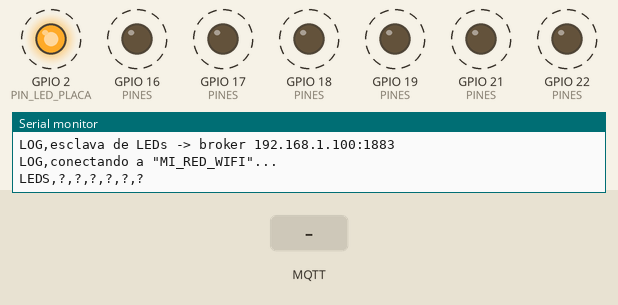
Recording of a sketch running on a simulated ESP32. Parts: output pins drawn as LEDs (lit = HIGH), the last lines printed to the serial monitor. Dashed ring = blinking. Inputs (shaded band) come from the test bench. WiFi joins after 1.5 s; servers stay silent unless stated; no MQTT or app messages arrive unless stated.

Above: at 2.15 s.
2.2 s: MQTT message "LENTO" arrives on the first subscribed topic
At 2.62 s:
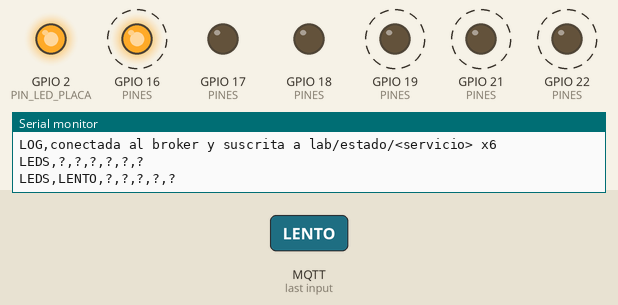
5.2 s: MQTT message "CAIDO" arrives on the first subscribed topic
8.2 s: MQTT message "OK" arrives on the second subscribed topic
At 8.8 s:
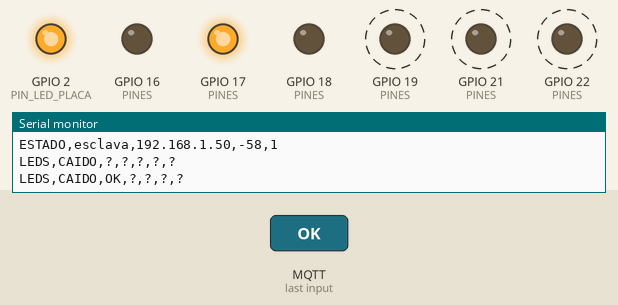
11.2 s: MQTT message "OK" arrives on the first subscribed topic
At 12.8 s:
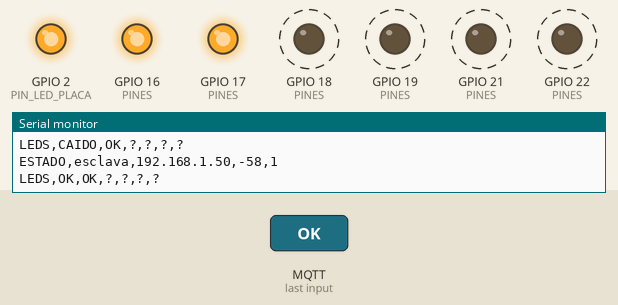
14.2 s: MQTT message "CAIDO" arrives on the second subscribed topic
At 15.8 s:
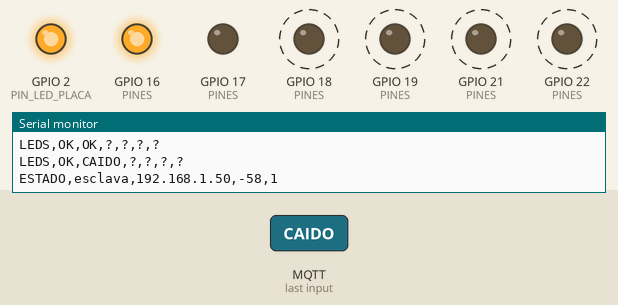
17.2 s: MQTT message "OK" arrives on the third subscribed topic
Timing chart, 0 to 21.2 s (numbered marks = the images above; inputs shaded):
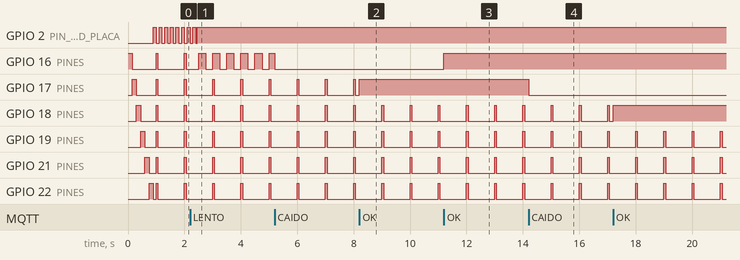

The sketch:

esp32_esclava_leds.ino
```cpp
// esp32_esclava_leds.ino - Panel fisico de estado del laboratorio: seis LEDs, uno por contenedor de
// las zonas (player-1, player-2, player-3, sim-spot, sim-pepper, sim-nao), que siguen lo que publica
// el admin por MQTT.
//
// Papel maestro-esclavo: esta placa NO mide ni decide nada. Quien decide si un servicio esta OK,
// LENTO o CAIDO es el admin (plano de administracion, VLAN 3): junta los latidos HB de cada
// contenedor, calcula latencia, jitter y disponibilidad, y publica el veredicto retenido en
// lab/estado/<servicio>. La esclava solo se suscribe a esos seis topicos y obedece: pinta en cada
// LED lo que diga el ultimo mensaje. Si manana cambia el criterio de "LENTO" (otro umbral de
// latencia, por ejemplo), se cambia solo en el admin y la placa no se toca. Es la misma idea que
// las maestras de las zonas pero al reves: aquellas MANDAN datos y no escuchan ordenes; esta
// RECIBE ordenes y no manda datos (salvo su propio latido y su "estoy viva").
//
//   LED encendido fijo      OK      (el servicio late a tiempo)
//   parpadeo a 2 Hz         LENTO   (late, pero con latencia o jitter por encima del umbral)
//   apagado                 CAIDO   (el admin dejo de recibir sus latidos)
//   destello corto cada 1 s ?       (todavia no llego ningun estado de ese servicio, o el texto
//                                    no es ninguno de los tres)
//   una luz que recorre los seis LEDs de un lado a otro (vaiven): SIN BROKER hace mas de 5 s.
//     Se eligio un patron en MOVIMIENTO a proposito: cada estado de servicio es un LED quieto,
//     prendido, apagado o parpadeando EN SU LUGAR y todos al mismo ritmo; ninguna combinacion de
//     estados produce una luz que se desplaza. Asi nadie confunde "no se nada" con "todo caido"
//     (todo apagado) ni con "todo bien" (todo prendido), que es justo el error peligroso de un
//     panel de monitoreo: mostrar como vigente un estado viejo. Los primeros 5 s sin broker se
//     sigue mostrando lo ultimo que se supo (un corte cortito del WiFi no debe borrar el panel).
//   LED azul de la placa (GPIO 2): fijo = conectada al broker; parpadeo lento (1 Hz) = hay WiFi
//     pero no broker; parpadeo rapido (5 Hz) = sin WiFi.
//
// Ademas publica lab/vivo/esclava = 1 (retenido) al conectar, con testamento (LWT) = 0: si la placa
// se desenchufa, el broker publica el 0 solo, y el admin sabe que el panel fisico no esta. Y manda
// HB,esclava,<seq>,<t_ms> por UDP al admin cada 1 s, como cualquier servicio del laboratorio.
//
// Serie (115200):
//   LEDS,<player-1>,<player-2>,<player-3>,<sim-spot>,<sim-pepper>,<sim-nao>   (OK/LENTO/CAIDO/?)
//       al cambiar algo y cada 2 s
//   ESTADO,esclava,<ip>,<rssi>,<mqtt ok 0/1>   cada 2 s
//
// Compilar: arduino-cli compile -b esp32:esp32:esp32 firmware/esp32_esclava_leds
// (necesita la libreria PubSubClient: arduino-cli lib install PubSubClient)

#include <WiFi.h>
#include <WiFiUdp.h>
#include <PubSubClient.h>

#include "config.h"

// =============================================================================================
// Estado global
// =============================================================================================

// Estado de cada servicio tal como lo publico el admin. DESCONOCIDO = todavia nada o texto raro.
enum Estado { E_DESCONOCIDO = 0, E_OK, E_LENTO, E_CAIDO };
const char* const TEXTO_ESTADO[] = {"?", "OK", "LENTO", "CAIDO"};

const uint8_t PINES[N_SERVICIOS] = PINES_LEDS;
const char* const SERVICIO[N_SERVICIOS] = SERVICIOS;
Estado estado[N_SERVICIOS];
bool cambioPendiente = true;   // imprimir LEDS en la proxima vuelta

const IPAddress IP_PC(IP_PC_0, IP_PC_1, IP_PC_2, IP_PC_3);

WiFiClient red;               // la conexion TCP al broker
PubSubClient mqtt(red);
WiFiUDP udp;                  // solo para el HB
bool udpAbierto = false;

bool wifiAntes = false;
bool mqttAntes = false;
uint32_t tReintentoWifiMs = 0;
uint32_t tReintentoMqttMs = 0;
uint32_t tSinBrokerDesdeMs = 0;   // desde cuando NO hay broker (o desde el arranque)
bool modoSinBroker = false;       // ya pasaron SIN_BROKER_MS sin broker

uint32_t seqHb = 0;
uint32_t tHbMs = 0, tLedsMs = 0, tEstadoMs = 0;

// =============================================================================================
// Estados de los servicios
// =============================================================================================

int indiceServicio(const char* nombre) {
  for (int i = 0; i < N_SERVICIOS; i++) {
    if (strcmp(nombre, SERVICIO[i]) == 0) return i;
  }
  return -1;
}

Estado estadoDeTexto(const char* t) {
  if (strcmp(t, "OK") == 0) return E_OK;
  if (strcmp(t, "LENTO") == 0) return E_LENTO;
  if (strcmp(t, "CAIDO") == 0) return E_CAIDO;
  return E_DESCONOCIDO;
}

void ponerEstado(int i, Estado e) {
  if (estado[i] != e) {
    estado[i] = e;
    cambioPendiente = true;
  }
}

void imprimirLeds() {
  Serial.print("LEDS");
  for (int i = 0; i < N_SERVICIOS; i++) {
    Serial.print(',');
    Serial.print(TEXTO_ESTADO[estado[i]]);
  }
  Serial.println();
}

// Llega un mensaje de un topico suscrito. PubSubClient entrega el payload SIN '\0' al final, asi
// que se copia a un buffer propio (y se recortan espacios y saltos de linea por si el admin manda
// "OK\n").
void alRecibir(char* topico, byte* payload, unsigned int largo) {
  const char* prefijo = "lab/estado/";
  size_t lp = strlen(prefijo);
  if (strncmp(topico, prefijo, lp) != 0) return;
  int i = indiceServicio(topico + lp);
  if (i < 0) return;   // un servicio que no tiene LED (track-server, por ejemplo)
  char texto[16];
  unsigned int n = largo < sizeof(texto) - 1 ? largo : sizeof(texto) - 1;
  memcpy(texto, payload, n);
  texto[n] = '\0';
  while (n > 0 && (texto[n - 1] == ' ' || texto[n - 1] == '\n' || texto[n - 1] == '\r')) texto[--n] = '\0';
  ponerEstado(i, estadoDeTexto(texto));
}

// =============================================================================================
// WiFi y MQTT
// =============================================================================================

bool wifiArriba() { return WiFi.status() == WL_CONNECTED; }

void configurarIpFija() {
#if USAR_IP_FIJA
  IPAddress ip(IP_RED_0, IP_RED_1, IP_RED_2, IP_FIJA_ULTIMO);
  IPAddress puerta(IP_RED_0, IP_RED_1, IP_RED_2, IP_PUERTA_ULTIMO);
  WiFi.config(ip, puerta, IPAddress(255, 255, 255, 0), puerta);
#endif
}

void iniciarWifi() {
  WiFi.persistent(false);
  WiFi.mode(WIFI_STA);
  WiFi.setSleep(false);       // sin ahorro de energia: los mensajes MQTT llegan sin esperar al beacon
  WiFi.setAutoReconnect(true);
  configurarIpFija();
  WiFi.begin(WIFI_SSID, WIFI_CLAVE);   // no bloquea
  tReintentoWifiMs = millis();
  Serial.printf("LOG,conectando a \"%s\"...\n", WIFI_SSID);
}

void gestionarWifi(uint32_t ahora) {
  bool arriba = wifiArriba();
  if (arriba && !wifiAntes) {
    Serial.printf("LOG,WiFi conectado: IP %s, RSSI %d dBm, broker %s:%d\n",
                  WiFi.localIP().toString().c_str(), (int)WiFi.RSSI(), IP_PC.toString().c_str(),
                  PUERTO_MQTT);
    udp.stop();
    udpAbierto = udp.begin(PUERTO_LOCAL) == 1;
    tReintentoMqttMs = ahora - REINTENTO_MQTT_MS;   // intentar el broker ya, sin esperar
  } else if (!arriba && wifiAntes) {
    Serial.println("LOG,WiFi perdido; reintentando sin detener el programa");
    udp.stop();
    udpAbierto = false;
    // Se cierra el socket TCP del broker a mano: sin WiFi, el socket puede seguir "conectado" para
    // el sistema hasta que venza el timeout de TCP, y mqtt.connected() diria que si durante ese
    // rato (el contador de "sin broker" no arrancaria). stop() no manda DISCONNECT, asi que el
    // broker, cuando note el corte, publica el LWT como corresponde.
    red.stop();
    tReintentoWifiMs = ahora;
  }
  wifiAntes = arriba;
  if (!arriba && (uint32_t)(ahora - tReintentoWifiMs) >= REINTENTO_WIFI_MS) {
    tReintentoWifiMs = ahora;
    WiFi.disconnect();
    configurarIpFija();
    WiFi.begin(WIFI_SSID, WIFI_CLAVE);
  }
}

// Intenta conectar al broker. Es la UNICA parte que puede frenar el loop un rato: PubSubClient
// abre la conexion TCP y espera el CONNACK de forma bloqueante. Se acota asi:
//   - el connect() TCP tiene un tope de TIMEOUT_TCP_MS (si el PC no existe en esa IP);
//   - si el PC existe pero Docker no publica el 1883, Windows contesta RST al instante;
//   - la espera del CONNACK tiene un tope de 1 s (setSocketTimeout);
//   - y solo se intenta cada REINTENTO_MQTT_MS.
// En el peor caso el loop se frena menos de 2 s cada 2 s MIENTRAS NO HAY BROKER (cuando ya se esta
// mostrando el patron "sin broker", que solo se ve un poco entrecortado). Con broker no frena nunca.
void conectarMqtt() {
  Serial.printf("LOG,conectando al broker %s:%d...\n", IP_PC.toString().c_str(), PUERTO_MQTT);
  // connect(id, usuario, clave, topicoLWT, qosLWT, retenerLWT, mensajeLWT, sesionLimpia)
  bool ok = mqtt.connect(CLIENT_ID_MQTT, nullptr, nullptr, "lab/vivo/" NOMBRE_SERVICIO, 1, true, "0",
                         true);
  if (!ok) {
    Serial.printf("LOG,broker no disponible (estado %d)\n", mqtt.state());
    return;
  }
  mqtt.publish("lab/vivo/" NOMBRE_SERVICIO, "1", true);   // retenido: "estoy viva"
  // Una suscripcion por servicio (y no lab/estado/#) para recibir SOLO los seis que tienen LED.
  // Como el admin publica los estados RETENIDOS, el broker manda el ultimo de cada uno apenas nos
  // suscribimos: el panel se pone al dia al instante despues de un arranque o una reconexion.
  char topico[40];
  for (int i = 0; i < N_SERVICIOS; i++) {
    snprintf(topico, sizeof(topico), "lab/estado/%s", SERVICIO[i]);
    mqtt.subscribe(topico, 1);
  }
  Serial.println("LOG,conectada al broker y suscrita a lab/estado/<servicio> x6");
}

void gestionarMqtt(uint32_t ahora) {
  if (wifiArriba()) {
    if (mqtt.connected()) {
      mqtt.loop();   // atiende lo que llegue (llama a alRecibir) y manda el PINGREQ del keepalive
    } else if ((uint32_t)(ahora - tReintentoMqttMs) >= REINTENTO_MQTT_MS) {
      tReintentoMqttMs = ahora;
      conectarMqtt();
      ahora = millis();   // conectarMqtt pudo tardar: el resto usa la hora nueva
    }
  }
  bool conectado = mqtt.connected();
  if (conectado && !mqttAntes) {
    modoSinBroker = false;
    cambioPendiente = true;
  } else if (!conectado && mqttAntes) {
    Serial.println("LOG,se perdio el broker");
    tSinBrokerDesdeMs = ahora;
  }
  mqttAntes = conectado;
  // Sin broker mas de SIN_BROKER_MS: lo que se sabia ya no es confiable. Se marcan los seis como
  // desconocidos (asi la linea LEDS tambien lo dice) y los LEDs pasan al patron de vaiven. Al
  // volver el broker, los mensajes retenidos reponen el estado real de cada uno.
  if (!conectado && !modoSinBroker && (uint32_t)(ahora - tSinBrokerDesdeMs) >= SIN_BROKER_MS) {
    modoSinBroker = true;
    for (int i = 0; i < N_SERVICIOS; i++) ponerEstado(i, E_DESCONOCIDO);
    Serial.println("LOG,sin broker hace mas de 5 s: patron de vaiven en los LEDs");
  }
}

void enviarHb(uint32_t ahora) {
  if (!udpAbierto || !wifiArriba()) {
    seqHb++;   // igual avanza: el admin contara como perdidos los que no salieron
    return;
  }
  char linea[48];
  int n = snprintf(linea, sizeof(linea), "HB,%s,%lu,%lu", NOMBRE_SERVICIO, (unsigned long)seqHb,
                   (unsigned long)ahora);
  seqHb++;
  if (n <= 0 || n >= (int)sizeof(linea)) return;
  if (udp.beginPacket(IP_PC, PUERTO_ADMIN)) {
    udp.write((const uint8_t*)linea, (size_t)n);
    udp.endPacket();
  }
  // Se descarta lo que llegue al puerto UDP (nadie deberia mandarle nada; asi no se llena el buffer).
  // (clear() y no flush(): en el nucleo 3.x flush() quedo obsoleto para esto).
  while (udp.parsePacket() > 0) udp.clear();
}

void imprimirEstado() {
  bool ok = wifiArriba();
  Serial.printf("ESTADO,%s,%s,%d,%d\n", NOMBRE_SERVICIO,
                ok ? WiFi.localIP().toString().c_str() : "0.0.0.0", ok ? (int)WiFi.RSSI() : 0,
                mqtt.connected() ? 1 : 0);
}

// =============================================================================================
// LEDs
// =============================================================================================

// Todos los patrones salen de millis(): no hay temporizadores ni delay, y todos los LEDs con el
// mismo estado parpadean sincronizados (se ve mas claro que cada uno a su ritmo).
void actualizarLeds(uint32_t ahora) {
  if (modoSinBroker) {
    // Vaiven: posiciones 0,1,2,3,4,5,4,3,2,1,0,... a 120 ms por paso (ciclo de 10 pasos = 1,2 s).
    int paso = (ahora / 120) % (2 * (N_SERVICIOS - 1));
    int pos = paso < N_SERVICIOS ? paso : 2 * (N_SERVICIOS - 1) - paso;
    for (int i = 0; i < N_SERVICIOS; i++) digitalWrite(PINES[i], i == pos ? HIGH : LOW);
  } else {
    bool fase2Hz = (ahora % 500) < 250;    // 250 ms prendido, 250 ms apagado = 2 Hz
    bool destello = (ahora % 1000) < 60;   // 60 ms cada segundo
    for (int i = 0; i < N_SERVICIOS; i++) {
      bool on;
      switch (estado[i]) {
        case E_OK:    on = true; break;
        case E_LENTO: on = fase2Hz; break;
        case E_CAIDO: on = false; break;
        default:      on = destello; break;
      }
      digitalWrite(PINES[i], on ? HIGH : LOW);
    }
  }
  bool placa;
  if (!wifiArriba()) placa = (ahora / 100) % 2;             // 5 Hz
  else if (!mqtt.connected()) placa = (ahora / 500) % 2;    // 1 Hz
  else placa = true;
  digitalWrite(PIN_LED_PLACA, placa ? HIGH : LOW);
}

// =============================================================================================
// setup y loop
// =============================================================================================

void setup() {
  Serial.begin(115200);
  pinMode(PIN_LED_PLACA, OUTPUT);
  for (int i = 0; i < N_SERVICIOS; i++) {
    pinMode(PINES[i], OUTPUT);
    estado[i] = E_DESCONOCIDO;
  }
  // Prueba de cableado al encender: cada LED se prende 150 ms en orden (player-1 ... sim-nao).
  // Si alguno no prende o el orden no es el del dashboard, esta mal conectado. Es lo unico que
  // espera con delay, y es en setup(), antes de que haya nada que atender.
  for (int i = 0; i < N_SERVICIOS; i++) {
    digitalWrite(PINES[i], HIGH);
    delay(150);
    digitalWrite(PINES[i], LOW);
  }
  Serial.printf("LOG,esclava de LEDs -> broker %d.%d.%d.%d:%d\n", IP_PC_0, IP_PC_1, IP_PC_2, IP_PC_3,
                PUERTO_MQTT);

  red.setConnectionTimeout(TIMEOUT_TCP_MS);
  mqtt.setServer(IP_PC, PUERTO_MQTT);
  mqtt.setCallback(alRecibir);
  mqtt.setKeepAlive(MQTT_KEEPALIVE_S);
  mqtt.setSocketTimeout(1);   // segundos de espera del CONNACK (el valor por defecto es 15)

  iniciarWifi();
  uint32_t ahora = millis();
  tSinBrokerDesdeMs = ahora;   // al arrancar tampoco hay broker: a los 5 s, patron de vaiven
  tHbMs = tLedsMs = tEstadoMs = ahora;
  tReintentoMqttMs = ahora;
}

void loop() {
  uint32_t ahora = millis();
  gestionarWifi(ahora);
  gestionarMqtt(ahora);
  ahora = millis();

  if ((uint32_t)(ahora - tHbMs) >= PERIODO_HB_MS) {
    tHbMs += PERIODO_HB_MS;
    if ((uint32_t)(ahora - tHbMs) >= PERIODO_HB_MS) tHbMs = ahora;   // atrasado: resincronizar
    enviarHb(ahora);
  }
  if (cambioPendiente || (uint32_t)(ahora - tLedsMs) >= PERIODO_LEDS_MS) {
    cambioPendiente = false;
    tLedsMs = ahora;
    imprimirLeds();
  }
  if ((uint32_t)(ahora - tEstadoMs) >= PERIODO_ESTADO_MS) {
    tEstadoMs = ahora;
    imprimirEstado();
  }
  actualizarLeds(ahora);
}
```

Source omitted: config.h (4194 bytes)

Measured:
- after the input at 2.2 s, GPIO 16 (PINES): alternates HIGH for 0.25 s and LOW for 0.25 s, starting after 0.30 s
- after the input at 11.2 s, GPIO 16 (PINES): LOW → HIGH at once
- after the input at 14.2 s, GPIO 17 (PINES): HIGH → LOW at once
- by itself, GPIO 2 (PIN_LED_PLACA): alternates HIGH for 0.10 s and LOW for 0.08 s, 4 changes in all, then stays HIGH
- by itself, GPIO 16 (PINES): alternates HIGH for 0.06 s and LOW for 0.90 s
- by itself, GPIO 19 (PINES), GPIO 21 (PINES), GPIO 22 (PINES): alternates HIGH for 0.06 s and LOW for 0.94 s
